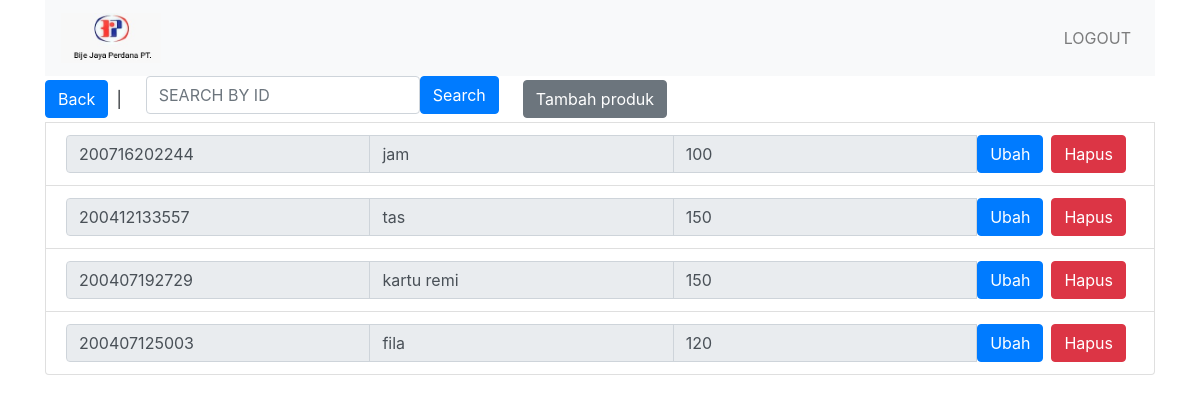
/produk.php, run on the app's committed database.
### tables this page shows
CREATE TABLE `produk` (
  `idproduk` varchar(12) NOT NULL,
  `namaproduk` varchar(40) NOT NULL,
  `stok` int(11) NOT NULL
);

### produk.php (the view, shortened to what this page needs)
<link rel="stylesheet" href="css/bootstrap.min.css">
<div class="container">
<?php
require('config.php');
include 'navbar.php';
    echo '<div class="btn-group mr-2" role="group" > <a class="btn btn-primary" href="index.php">Back</a> </div>';
    echo '<div class="btn-group mr-2" role="group" > | </div>';
    echo '<div class="btn-group mr-2" >
			<form method="GET" class="form-group mx-sm-3 mb-2 form-inline" action="produk.php">
				<input class="form-control" name="keyword" placeholder="SEARCH BY ID" type="number">
				<input class="btn btn-primary" type="submit" value="Search">
			</form>
		  </div>';
	echo '<div class="btn-group mr-2" role="group" > <a class="btn btn-secondary" href="produktambah.html">Tambah produk</a> </div>';
	$con = new mysqli($host, $dbid, $dbpass, $dbname);
	if (isset($_GET['keyword']) && $_GET['keyword']!='') {
		$keyword =  str_replace("'","",$_GET['keyword'])  ;
		$keyword = $con -> real_escape_string($keyword);
		$stmt = $con->prepare( "SELECT * FROM produk WHERE idproduk LIKE '%$keyword%' ORDER BY idproduk DESC" ); $stmt->execute();
	}else{
		$stmt = $con->prepare( "SELECT * FROM produk ORDER BY idproduk DESC" ); $stmt->execute();
	}
	$result = $stmt->get_result();
	while($row = mysqli_fetch_assoc($result)) {
		echo '
			<li class="list-group-item d-flex justify-content-between align-items-center">
				<div class="input-group">
					<input type="text" name="idproduk" class="form-control" value="'.$row["idproduk"].'" readonly>
					<input type="text" name="namaproduk" class="form-control" value="'.$row["namaproduk"].'"  readonly>
					<input type="text" name="stok" class="form-control" value="'.$row["stok"].'"  readonly>
                    <div class="btn-group mr-2" role="group" > <a class="btn btn-primary" href="produkubah.php?idproduk='.$row["idproduk"].'">Ubah</a> </div>
                    <div class="btn-group mr-2" role="group" > <a class="btn btn-danger" href="produkhapus.php?idproduk='.$row["idproduk"].'" onclick="return confirm()">Hapus</a> </div>
				</div>
			</li>
		';
	}
?>
</div>

### data on the page
produk: idproduk "200716202244", namaproduk "jam", stok "100"
produk: idproduk "200412133557", namaproduk "tas", stok "150"
produk: idproduk "200407192729", namaproduk "kartu remi", stok "150"
produk: idproduk "200407125003", namaproduk "fila", stok "120"
